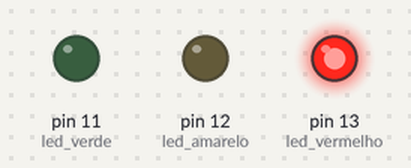
Simulated run of this sketch. Board: Arduino Uno, built with avr-gcc and run on an emulated ATmega328P. Shown: output pins drawn as LEDs (lit = HIGH).

Above: at 0.5 s.
At 1.5 s:
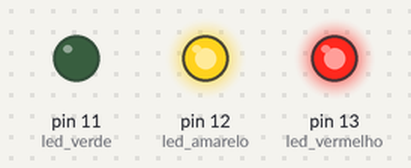
At 2.5 s:
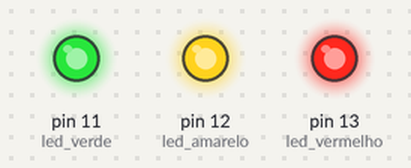
At 3.5 s:
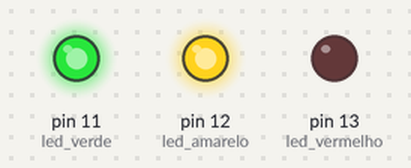
At 4.5 s:
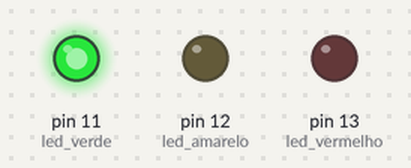
At 5.5 s:
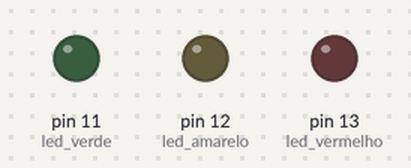
Timing chart, 0 to 7.8 s (numbered marks = the images above):
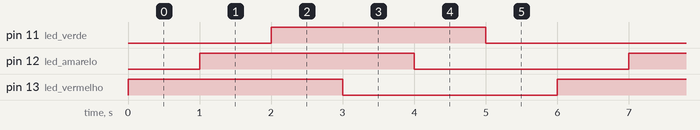

The sketch:

exercicioLed.ino
```cpp
//variáveis
int led_vermelho = 13;
int led_amarelo = 12;
int led_verde = 11;

//void significa uma função. A função setup só é executado uma vez no código.
void setup() {

  // inicializa as variáveis e portas
  pinMode(led_vermelho, OUTPUT);
  pinMode(led_amarelo, OUTPUT);
  pinMode(led_verde, OUTPUT);

}

//A função loop fica sendo executada o tempo inteiro.
void loop() {

  //Acende os 3 LEDs
  digitalWrite(led_vermelho, HIGH);
  delay(1000);
  digitalWrite(led_amarelo, HIGH);
  delay(1000);
  digitalWrite(led_verde, HIGH);
  delay(1000);

  //Apaga os 3 LEDs
  digitalWrite(led_vermelho, LOW);
  delay(1000);
  digitalWrite(led_amarelo, LOW);
  delay(1000);
  digitalWrite(led_verde, LOW);
  delay(1000);

}
```

Measured:
- by itself, pin 11 (led_verde), pin 12 (led_amarelo), pin 13 (led_vermelho): alternates HIGH for 3.0 s and LOW for 3.0 s
- by itself, everything shown: repeats every 6.0 s, in 6 steps
